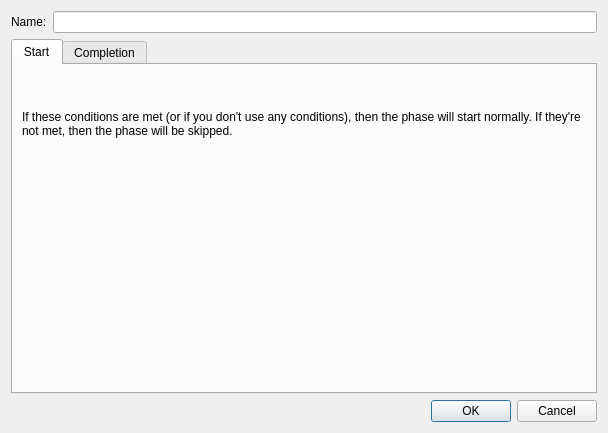
<?xml version="1.0" encoding="UTF-8"?>
<ui version="4.0">
 <class>FormSubdialogScenePhase</class>
 <widget class="QDialog" name="FormSubdialogScenePhase">
  <property name="geometry">
   <rect>
    <x>0</x>
    <y>0</y>
    <width>608</width>
    <height>433</height>
   </rect>
  </property>
  <property name="windowTitle">
   <string>Phase</string>
  </property>
  <layout class="QVBoxLayout" name="verticalLayout">
   <item>
    <layout class="QHBoxLayout" name="horizontalLayout">
     <item>
      <widget class="QLabel" name="label">
       <property name="text">
        <string>Name:</string>
       </property>
      </widget>
     </item>
     <item>
      <widget class="QLineEdit" name="name">
       <property name="whatsThis">
        <string>&lt;p&gt;If you wish, you can give a name to this phase. The name is used solely for documentation, being displayed in the scene editor at the top of the phase's column.&lt;/p&gt;</string>
       </property>
      </widget>
     </item>
    </layout>
   </item>
   <item>
    <widget class="QTabWidget" name="tabWidget">
     <property name="currentIndex">
      <number>0</number>
     </property>
     <widget class="QWidget" name="tabStart">
      <attribute name="title">
       <string>Start</string>
      </attribute>
      <layout class="QVBoxLayout" name="verticalLayout_2">
       <item>
        <widget class="QLabel" name="label_2">
         <property name="text">
          <string>If these conditions are met (or if you don't use any conditions), then the phase will start normally. If they're not met, then the phase will be skipped.</string>
         </property>
         <property name="wordWrap">
          <bool>true</bool>
         </property>
        </widget>
       </item>
       <item>
        <widget class="DKConditionList" name="startConditions"/>
       </item>
       <item>
        <widget class="DKPapyrusFragmentFunctionPicker" name="startFragment">
         <property name="whatsThis">
          <string>&lt;p&gt;A Papyrus script which will run when the phase starts.&lt;/p&gt;</string>
         </property>
        </widget>
       </item>
      </layout>
     </widget>
     <widget class="QWidget" name="tabCompletion">
      <attribute name="title">
       <string>Completion</string>
      </attribute>
      <layout class="QVBoxLayout" name="verticalLayout_3">
       <item>
        <layout class="QHBoxLayout" name="horizontalLayout_3">
         <item>
          <widget class="QRadioButton" name="flagEndOnActions">
           <property name="text">
            <string>End when all actions are complete</string>
           </property>
          </widget>
         </item>
         <item>
          <widget class="QRadioButton" name="flagEndOnConditions">
           <property name="text">
            <string>End when the conditions below are met</string>
           </property>
          </widget>
         </item>
         <item>
          <spacer name="horizontalSpacer_2">
           <property name="orientation">
            <enum>Qt::Horizontal</enum>
           </property>
           <property name="sizeHint" stdset="0">
            <size>
             <width>40</width>
             <height>20</height>
            </size>
           </property>
          </spacer>
         </item>
        </layout>
       </item>
       <item>
        <widget class="DKConditionList" name="completionConditions">
         <property name="whatsThis">
          <string>&lt;p&gt;You can optionally set this phase to end only when certain conditions are met. Bethesda calls out &lt;code&gt;IsSceneActionComplete&lt;/code&gt; as a useful condition to use here.&lt;/p&gt;</string>
         </property>
        </widget>
       </item>
       <item>
        <widget class="DKPapyrusFragmentFunctionPicker" name="completionFragment">
         <property name="whatsThis">
          <string>&lt;p&gt;A Papyrus script which will run when the phase ends. The next phase will not begin until this script has finished running.&lt;/p&gt;&lt;!--  TODO: Verify that last bit. It's per the CK wiki, but it seems unusual since most fragments don't (seem to?) delay hardcoded behaviors. --&gt;</string>
         </property>
        </widget>
       </item>
      </layout>
     </widget>
    </widget>
   </item>
   <item>
    <layout class="QHBoxLayout" name="horizontalLayout_2">
     <item>
      <spacer name="horizontalSpacer">
       <property name="orientation">
        <enum>Qt::Horizontal</enum>
       </property>
       <property name="sizeHint" stdset="0">
        <size>
         <width>40</width>
         <height>20</height>
        </size>
       </property>
      </spacer>
     </item>
     <item>
      <widget class="QPushButton" name="buttonOK">
       <property name="text">
        <string>OK</string>
       </property>
      </widget>
     </item>
     <item>
      <widget class="QPushButton" name="buttonCancel">
       <property name="text">
        <string>Cancel</string>
       </property>
      </widget>
     </item>
    </layout>
   </item>
  </layout>
 </widget>
 <customwidgets>
  <customwidget>
   <class>DKPapyrusFragmentFunctionPicker</class>
   <extends>QWidget</extends>
   <header>widgets/DKPapyrusFragmentFunctionPicker.h</header>
  </customwidget>
  <customwidget>
   <class>DKConditionList</class>
   <extends>QWidget</extends>
   <header>widgets/DKConditionList.h</header>
  </customwidget>
 </customwidgets>
 <tabstops>
  <tabstop>name</tabstop>
  <tabstop>tabWidget</tabstop>
  <tabstop>startConditions</tabstop>
  <tabstop>startFragment</tabstop>
  <tabstop>flagEndOnActions</tabstop>
  <tabstop>flagEndOnConditions</tabstop>
  <tabstop>completionConditions</tabstop>
  <tabstop>completionFragment</tabstop>
  <tabstop>buttonOK</tabstop>
  <tabstop>buttonCancel</tabstop>
 </tabstops>
 <resources/>
 <connections/>
</ui>
